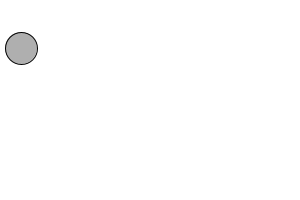
Frame 1 (no input)
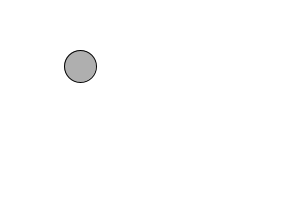
Frame 60 (the mouse pressed at the canvas centre just before this capture)
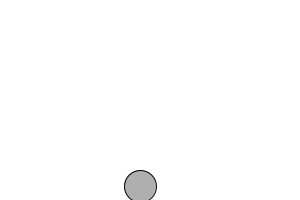
Frame 120 (the mouse held since frame 60 and released just before this capture)

The Processing sketch that drew these frames (run headless with seeded random() and noise(); from frame 60 on, the mouse is pressed at the canvas centre):

// Processing sketch: Prellball2
// ── Prellball2.pde
/*
 Erweiterung von Prellball1. Der Ball soll sich auch in y-Richtung bewegen und auch oben
 und unten am Fenster abprallen.
 */
// -a
int x = 20;
int y = 50;
int xSpeed = 1;
int ySpeed = -2;

void setup() {
  size(300, 200);
  fill(175);
  smooth();
}

void draw() {
  background(255);

  x = x + xSpeed;
  y = y + ySpeed;
  if ((x > width) || (x < 0)) {
    xSpeed = -xSpeed;
  }

  if ((y > height) || (y < 0)) {
    ySpeed = -ySpeed;
  }

  ellipse(x, y, 32, 32);
}
// -b
